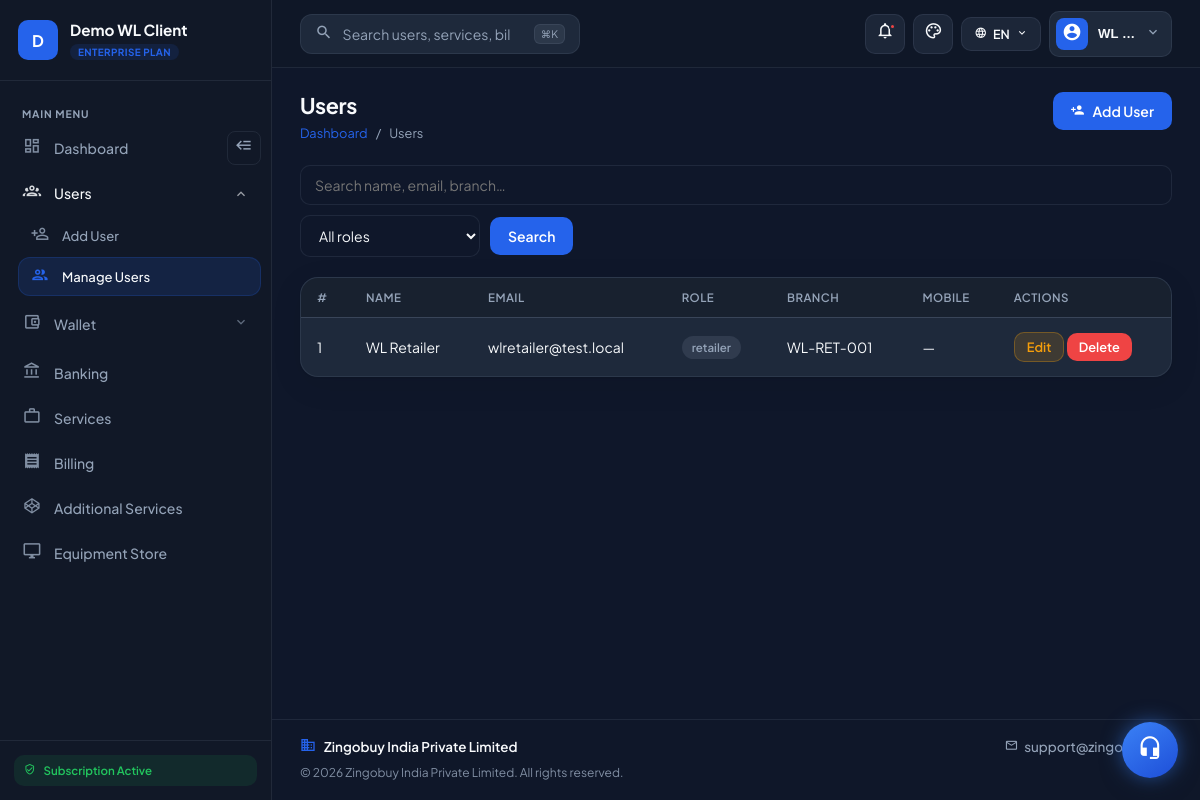
Page /wl/users/ (signed in) on the committed database.
### dashboard/models.py (models this page shows, shortened)
class WhiteLabelTenant(models.Model):
    name = models.CharField(max_length=255)
    slug = models.SlugField(max_length=100, unique=True)
    domain = models.CharField(
        max_length=255,
        unique=True,
        help_text="Host only, e.g. portal.client.com (no https://)",
    )
    logo = models.ImageField(upload_to="white_label/logos/", null=True, blank=True)
    favicon = models.ImageField(upload_to="white_label/favicons/", null=True, blank=True)
    primary_color = models.CharField(max_length=20, default="#0d9488")
    secondary_color = models.CharField(max_length=20, default="#0ea5e9")
    wallet_upi_id = models.CharField(
        max_length=100,
        blank=True,
        default="",
        help_text="UPI ID for wallet recharge of this white-label network",
    )
    wallet_qr_code = models.ImageField(
        upload_to="white_label/wallet_qr/",
        null=True,
        blank=True,
        help_text="QR code image for wallet recharge of this white-label network",
    )
    is_active = models.BooleanField(default=True)
    created_at = models.DateTimeField(auto_now_add=True)
    class Meta:
        ordering = ["name"]

class CustomUser(AbstractUser):
    email = models.EmailField(unique=True, null=False, blank=False)
    is_retailer = models.BooleanField(default=False)
    is_distributor = models.BooleanField(default=False)  # New field for distributor role
    username = models.CharField(
        max_length=150, unique=True, null=True, blank=True, editable=False
    )  # Automatically generated
    branch_id = models.CharField(max_length=50, unique=True, null=True, blank=False)
    plain_text_password = models.CharField(max_length=128, null=True, blank=True)  # For storing plain text password
    profile_photo = models.ImageField(upload_to='profile_photos/', null=True, blank=True)
    mobile_number = models.CharField(max_length=15, null=True, blank=True)
    pin = models.CharField(max_length=4, blank=True, null=True, verbose_name="Security PIN")
    full_name = models.CharField(max_length=255, blank=False, null=False)
    address = models.TextField(null=True, blank=True)
    state = models.CharField(max_length=100, null=True, blank=True)
    city = models.CharField(max_length=100, null=True, blank=True)
    postcode = models.CharField(max_length=20, null=True, blank=True)
    dob = models.DateField(null=True, blank=True)
    start_date = models.DateField(null=True, blank=True)
    created_at = models.DateTimeField(auto_now_add=True)  # Automatically set at creation time
    plain_password = models.CharField(max_length=128, null=True, blank=True)  # Add this field
    current_gsk_count = models.IntegerField(default=0)
    gender = models.CharField(
        max_length=10, choices=[("Male", "Male"), ("Female", "Female")], null=True, blank=True
    )
    role = models.CharField(
        max_length=50,
        choices=[
            ("admin", "Admin"),
            ("white_label_admin", "White Label Admin"),
            ("retailer", "Retailer"),
            ("distributor", "Distributor"),
            ("master_distributor", "Master Distributor"),
            ("retailer_2", "Retailer 2.0"),
            ("distributor_2", "Distributor 2.0"),
        ],
        null=True,
        blank=False,
        default='retailer'  # Default role
    )
    referred_by = models.ForeignKey(
        "self", on_delete=models.SET_NULL, null=True, blank=True, related_name="referrals"
    )
    tenant = models.ForeignKey(
        WhiteLabelTenant,
        on_delete=models.PROTECT,
        null=True,
        blank=True,
        related_name="users",
        help_text="NULL = platform (existing GSK). Set for white-label subtree users.",
    )
    wallet_balance = models.DecimalField(max_digits=10, decimal_places=2, default=0.00)
    first_login_at = models.DateTimeField(null=True, blank=True, help_text="Set on first portal login")
    wallet_disclaimer_dismissed_at = models.DateTimeField(null=True, blank=True, help_text="When user closed the wallet recharge disclaimer")
    USERNAME_FIELD = "email"
    REQUIRED_FIELDS = ['username']

### dashboard/views/white_label_views.py (the view)
# urls.py: path("wl/users/", white_label_views.white_label_view_users, name="white_label_view_users"),
@login_required
@role_required(["white_label_admin"])
def white_label_view_users(request):
    if not _require_tenant(request.user):
        return redirect("logout")
    search_query = request.GET.get("search", "")
    role_filter = request.GET.get("role", "")
    users = wl_admin_subtree_qs(request.user).order_by("-created_at")
    if search_query:
        users = users.filter(
            Q(full_name__icontains=search_query)
            | Q(email__icontains=search_query)
            | Q(branch_id__icontains=search_query)
        )
    if role_filter in WL_CHILD_ROLES:
        users = users.filter(role=role_filter)
    paginator = Paginator(users, 15)
    page_obj = paginator.get_page(request.GET.get("page"))
    return render(
        request,
        "white_label_dashboard/view_users.html",
        _wl_context(
            request,
            page_obj=page_obj,
            search_query=search_query,
            role_filter=role_filter,
            serial_start=(page_obj.number - 1) * paginator.per_page,
        ),
    )

### dashboard/templates/white_label_dashboard/view_users.html (shortened to what this page needs)
{% extends 'white_label_dashboard/wl_layout.html' %}
{% block content %}
<div class="wl-saas-page-header">
    <div>
        <h1>Users</h1>
        <div class="wl-saas-breadcrumb">
            <a href="{% url 'white_label_dashboard' %}">Dashboard</a><span>/</span><span>Users</span>
        </div>
    </div>
    <a href="{% url 'white_label_add_user' %}" class="wl-saas-btn wl-saas-btn-primary"><i class="mdi mdi-account-plus"></i> Add User</a>
</div>
<form method="get" class="wl-saas-toolbar">
    <input type="text" name="search" value="{{ search_query }}" class="wl-saas-input" placeholder="Search name, email, branch…">
    <select name="role" class="wl-saas-select">
        <option value="">All roles</option>
    </select>
    <button type="submit" class="wl-saas-btn wl-saas-btn-primary">Search</button>
</form>
<div class="wl-saas-card" style="padding:0;overflow:hidden;">
    <div class="wl-saas-table-wrap" style="border:none;border-radius:0;">
        <table class="wl-saas-table">
            <thead>
                <tr><th>#</th><th>Name</th><th>Email</th><th>Role</th><th>Branch</th><th>Mobile</th><th>Actions</th></tr>
            </thead>
            <tbody>
                {% for u in page_obj %}
                <tr>
                    <td>{{ serial_start|add:forloop.counter }}</td>
                    <td>{{ u.full_name }}</td>
                    <td>{{ u.email }}</td>
                    <td><span class="wl-saas-badge wl-saas-badge-neutral">{{ u.role }}</span></td>
                    <td>{{ u.branch_id|default:"—" }}</td>
                    <td>{{ u.mobile_number|default:"—" }}</td>
                    <td style="white-space:nowrap;">
                        <a href="{% url 'white_label_edit_user' u.id %}" class="wl-saas-btn wl-saas-btn-warning wl-saas-btn-sm">Edit</a>
                        <a href="{% url 'white_label_delete_user' u.id %}" class="wl-saas-btn wl-saas-btn-danger wl-saas-btn-sm">Delete</a>
                    </td>
                </tr>
                {% empty %}
                <tr><td colspan="7" class="wl-saas-empty"><i class="mdi mdi-account-off-outline"></i>No users found.</td></tr>
                {% endfor %}
            </tbody>
        </table>
    </div>
</div>
{% endblock %}

### dashboard/templates/white_label_dashboard/_wl_sidebar.html (shortened to what this page needs)
<aside class="wl-saas-sidebar" id="wlSaasSidebar">
    <div class="wl-saas-brand">
        <div class="wl-saas-brand-logo">
            {% if tenant and tenant.logo %}
            <img src="{{ tenant.logo.url }}" alt="{{ tenant.name }}">
            {% else %}
            <div class="wl-saas-brand-mark">{{ tenant.name|default:"P"|slice:":1"|upper }}</div>
            {% endif %}
        </div>
        <div class="wl-saas-brand-text">
            <strong>{{ tenant.name|default:"Partner Portal" }}</strong>
            <span class="wl-saas-brand-plan">Enterprise Plan</span>
        </div>
    </div>
    <nav class="wl-saas-nav">
        <div class="wl-saas-nav-label">Main Menu</div>
        {% with url_name=request.resolver_match.url_name %}
        {% if user.role == 'white_label_admin' %}
        <div class="wl-saas-nav-item-row">
            <a href="{% url 'white_label_dashboard' %}" class="wl-saas-nav-link {% if url_name == 'white_label_dashboard' %}active{% endif %}">
                <i class="mdi mdi-view-dashboard-outline"></i><span>Dashboard</span>
            </a>
            <button type="button" class="wl-saas-collapse-btn" id="wlSidebarCollapse" aria-label="Collapse sidebar" title="Collapse sidebar">
                <i class="mdi mdi-backburger"></i>
            </button>
        </div>
        <div class="wl-saas-nav-dropdown {% if url_name == 'white_label_view_users' or url_name == 'white_label_add_user' or url_name == 'white_label_edit_user' or url_name == 'white_label_delete_user' %}open has-active{% endif %}" data-nav-dropdown>
            <button type="button" class="wl-saas-nav-toggle" aria-expanded="{% if url_name == 'white_label_view_users' or url_name == 'white_label_add_user' or url_name == 'white_label_edit_user' or url_name == 'white_label_delete_user' %}true{% else %}false{% endif %}">
                <i class="mdi mdi-account-group-outline"></i>
                <span>Users</span>
                <i class="mdi mdi-chevron-down wl-saas-nav-chevron"></i>
            </button>
            <div class="wl-saas-nav-submenu">
                <a href="{% url 'white_label_add_user' %}" class="wl-saas-nav-link {% if url_name == 'white_label_add_user' %}active{% endif %}">
                    <i class="mdi mdi-account-plus-outline"></i><span>Add User</span>
                </a>
                <a href="{% url 'white_label_view_users' %}" class="wl-saas-nav-link {% if url_name == 'white_label_view_users' or url_name == 'white_label_edit_user' or url_name == 'white_label_delete_user' %}active{% endif %}">
                    <i class="mdi mdi-account-multiple-outline"></i><span>Manage Users</span>
                </a>
            </div>
        </div>
        <div class="wl-saas-nav-dropdown " data-nav-dropdown>
            <button type="button" class="wl-saas-nav-toggle" aria-expanded="{% if url_name == 'white_label_add_wallet' or url_name == 'white_label_transfer_money' or url_name == 'white_label_view_transactions' or url_name == 'recharge_plans' or url_name == 'initiate_upi_payment' %}true{% else %}false{% endif %}">
                <i class="mdi mdi-wallet-outline"></i>
                <span>Wallet</span>
                <i class="mdi mdi-chevron-down wl-saas-nav-chevron"></i>
            </button>
        </div>
        <a href="{% url 'white_label_banking' %}" class="wl-saas-nav-link {% if url_name == 'white_label_banking' %}active{% endif %}">
            <i class="mdi mdi-bank-outline"></i><span>Banking</span>
        </a>
        <a href="{% url 'white_label_view_services' %}" class="wl-saas-nav-link {% if url_name == 'white_label_view_services' or url_name == 'white_label_service_documents' %}active{% endif %}">
            <i class="mdi mdi-briefcase-outline"></i><span>Services</span>
        </a>
        <a href="{% url 'white_label_view_billing' %}" class="wl-saas-nav-link {% if url_name == 'white_label_view_billing' %}active{% endif %}">
            <i class="mdi mdi-receipt"></i><span>Billing</span>
        </a>
        <a href="{% url 'pin_entry' %}" class="wl-saas-nav-link {% if url_name == 'pin_entry' or url_name == 'additional_services' %}active{% endif %}">
            <i class="mdi mdi-codepen"></i><span>Additional Services</span>
        </a>
        <a href="{% url 'equipment_store' %}" class="wl-saas-nav-link {% if url_name == 'equipment_store' or url_name == 'equipment_billing' or url_name == 'equipment_payment' or url_name == 'payment_success' %}active{% endif %}">
            <i class="mdi mdi-monitor"></i><span>Equipment Store</span>
        </a>
        {% endif %}
        {% endwith %}
    </nav>
    <div class="wl-saas-sidebar-foot">
        <span class="wl-saas-sidebar-badge"><i class="mdi mdi-shield-check-outline"></i> Subscription Active</span>
    </div>
</aside>

### dashboard/templates/white_label_dashboard/_wl_topbar.html (shortened to what this page needs)
<header class="wl-saas-topbar">
    <div class="wl-saas-topbar-left">
        <form class="wl-saas-search" method="get" action="{% if user.role == 'white_label_admin' %}{% url 'white_label_view_users' %}{% else %}{{ tenant_dashboard_url }}{% endif %}" role="search">
            <i class="mdi mdi-magnify"></i>
            <input type="search" name="search" placeholder="Search users, services, billing…" aria-label="Search">
            <kbd class="wl-saas-search-kbd">⌘K</kbd>
        </form>
    </div>
    <div class="wl-saas-topbar-right">
        <div class="wl-saas-dropdown" data-wl-dropdown>
            <button type="button" class="wl-saas-icon-btn wl-saas-dropdown-trigger" aria-label="Notifications" title="Notifications">
                <i class="mdi mdi-bell-outline"></i>
                <span class="wl-dot"></span>
            </button>
        </div>
        <div class="wl-saas-dropdown" data-wl-dropdown>
            <button type="button" class="wl-saas-icon-btn wl-saas-dropdown-trigger" id="wlThemeToggle" aria-label="Theme" title="Theme">
                <i class="mdi mdi-palette-outline"></i>
            </button>
        </div>
        <div class="wl-saas-dropdown wl-saas-topbar-pill--hide-sm" data-wl-dropdown>
            <button type="button" class="wl-saas-topbar-text-btn wl-saas-dropdown-trigger" aria-expanded="false">
                <i class="mdi mdi-web"></i><span id="wlLangLabel">EN</span><i class="mdi mdi-chevron-down"></i>
            </button>
        </div>
        <div class="wl-saas-dropdown" data-wl-dropdown>
            <button type="button" class="wl-saas-profile wl-saas-dropdown-trigger" id="wlProfileToggle" aria-expanded="false">
                <div class="wl-saas-avatar"><i class="mdi mdi-account-circle"></i></div>
                <span class="wl-saas-profile-name">{{ request.user.full_name|truncatewords:1 }}</span>
                <i class="mdi mdi-chevron-down"></i>
            </button>
        </div>
    </div>
</header>

### rows in the picture
WhiteLabelTenant: name "D", name "Demo WL Client"
CustomUser: user.full_name "WL …"
CustomUser: counter "1", full_name "WL Retailer", email "wlretailer@test.local", role "retailer", branch_id "WL-RET-001", mobile_number "—"
